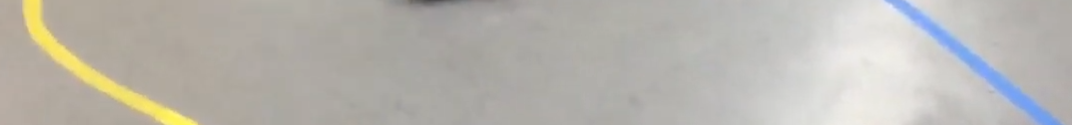
#> input picture Old/track.png, 1072 x 125 px
$ python periodictest.py
#> lines starting #> are read from the running program, lines starting #| are printed output that depends on the picture; after the words box and inside, x2 and y2 are one past the last pixel; in counts of white or black regions, pixels touching at a corner belong together
import cv2
import numpy as np
import math
import random as rng
import argparse

#cv2 MAT function
"""
Get the values of all pixels (Black or white [1,0])
Work out the distance based on pixels(camera specs will define the true distance)
Find midpoint
Algorithm for corners:
    -If the np array has certain 1 values (On a diagnol), you can assume corner
    -Work out motor functions based on the angle of the diagnol
"""

threshold1 = 85
threshold2 = 85
theta=0
r_width = 500
r_height = 300
minLineLength = 10 #10
maxLineGap = 1 #1
k_width = 5
k_height = 5
max_slider = 10

# Read Image
image = cv2.imread(r'track.png')
#> image is the input picture: shape (125, 1072, 3); mean B, G, R 175.1, 181.5, 184.4
# Resize width=500 height=300 incase of inputting raspi captured image
image = cv2.resize(image,(r_width,r_height))
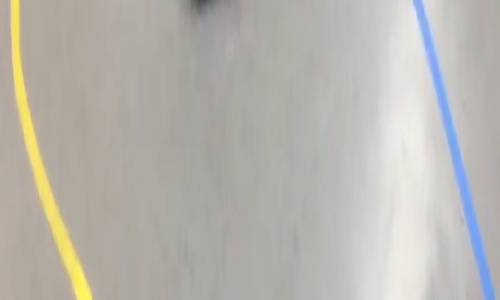
#> image: shape (300, 500, 3); mean B, G, R 175.1, 181.4, 184.3
frame_HSV = cv2.cvtColor(image, cv2.COLOR_BGR2HSV)
#> frame_HSV: shape (300, 500, 3); mean H, S, V 24.8, 18.3, 186.8
lower_blue = np.array([100,50,120])
upper_blue = np.array([150,255,255])
blue_mask = cv2.inRange(frame_HSV, lower_blue, upper_blue)
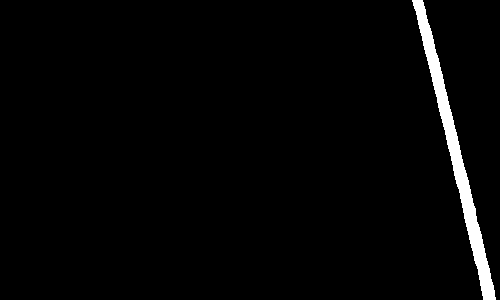
#> blue_mask: shape (300, 500); 2.4% white; 1 white region, box (x1, y1, x2, y2) and area: (412, 0, 496, 300) 3585
lower_yellow = np.array([25,30,100])
upper_yellow = np.array([40,255,255])
yellow_mask = cv2.inRange(frame_HSV, lower_yellow, upper_yellow)
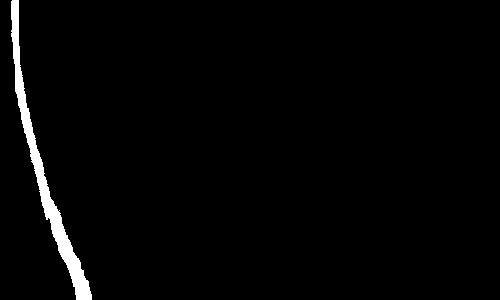
#> yellow_mask: shape (300, 500); 2.1% white; 1 white region, box (x1, y1, x2, y2) and area: (11, 0, 92, 300) 3123
mask = cv2.add(yellow_mask, blue_mask)
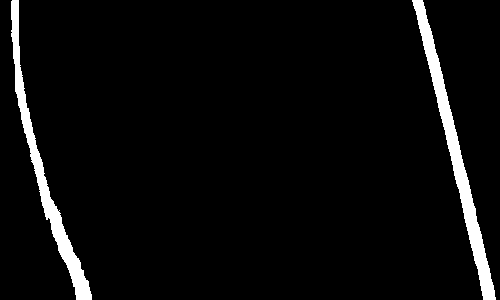
#> mask: shape (300, 500); 4.5% white; 2 white regions, box (x1, y1, x2, y2) and area: (412, 0, 496, 300) 3585, (11, 0, 92, 300) 3123

edged1 = cv2.Canny(yellow_mask, threshold1, threshold2)
#> edged1: shape (300, 500); 0.41% white in thin lines or dots, all inside (x1, y1, x2, y2) = (10, 0, 92, 300)
edged2 = cv2.Canny(blue_mask, threshold1, threshold2)
#> edged2: shape (300, 500); 0.4% white in thin lines or dots, all inside (x1, y1, x2, y2) = (411, 0, 496, 300)
canny_output = cv2.Canny(mask, threshold1, threshold2)
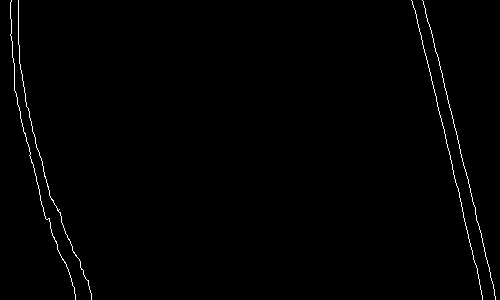
#> canny_output: shape (300, 500); 0.81% white in thin lines or dots
contoursr, _ = cv2.findContours(edged2, cv2.RETR_TREE, cv2.CHAIN_APPROX_SIMPLE)
#> contoursr = 2 contours, all with area under 20
contoursy, _ = cv2.findContours(edged1, cv2.RETR_TREE, cv2.CHAIN_APPROX_SIMPLE)
#> contoursy = 2 contours, all with area under 20
ls = []
val = 20
split_lst = int(len(contoursr)/2)
#> split_lst = 1
for i in range(0, split_lst):
    ls.append(contoursr[i])
#> after the loop, ls = 1 contour, all with area under 20
split_lst = int(len(contoursy)/2)
for i in range(0, split_lst):
    ls.append(contoursy[i])
#> after the loop, ls = 2 contours, all with area under 20

contours = ls
#> contours = 2 contours, all with area under 20
ls = []
for x in contours:
    counter = len(x)//val
    for i in range(0,val):
        it = counter*i
        ls.append(x[it])
#> this loop made 2 passes
#> counter on passes 1 to 2: 14, 12
#> after the loop, ls = 40 items, first 6: [[422, 0]], [[429, 26]], [[436, 53]], [[443, 82]], [[450, 110]], [[457, 139]]
# Draw contours

drawing = np.zeros((canny_output.shape[0], canny_output.shape[1], 3), dtype=np.uint8)

for i in range(len(contours)):
    cv2.drawContours(drawing, contours, i, (255,0,0), 2)
#> this loop made 2 passes
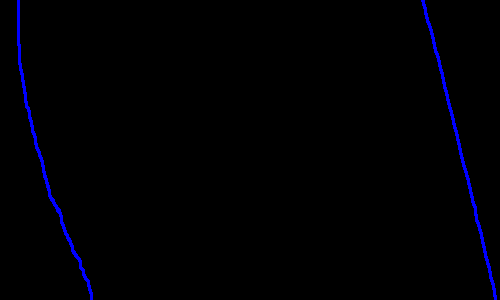
#> drawing: shape (300, 500, 3); mean of channels 0, 1, 2 3.6, 0, 0; drawn as B, G, R

midpoints = []
for pt in ls:
    coor1 = pt[0][0]
    coor2 = pt[0][1]
    cv2.circle(drawing, (coor1, coor2), 4, (0,255,0), -1)
#> this loop made 40 passes
#> (coor1, coor2) on passes 1 to 12: (422, 0), (429, 26), (436, 53), (443, 82), (450, 110), (457, 139), (464, 168), (471, 196), (478, 225), (485, 256), (492, 283), (491, 280)
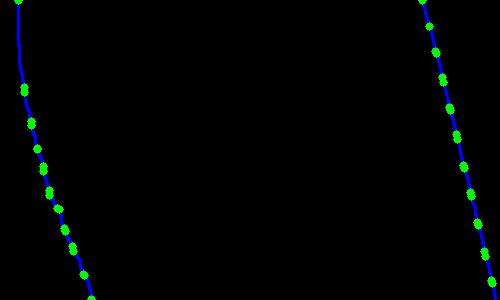
#> drawing: shape (300, 500, 3); 1.01% of pixels changed, all inside (x1, y1, x2, y2) = (14, 0, 497, 300); drawn as B, G, R

# Compute midpoints
# Draw midpoints
for pt in midpoints:
    cv2.circle(drawing, pt, 4, (255, 255, 255), -1)  # White for midpoints

cv2.imshow("Line Detection",drawing)
cv2.waitKey(0)
cv2.destroyAllWindows()
